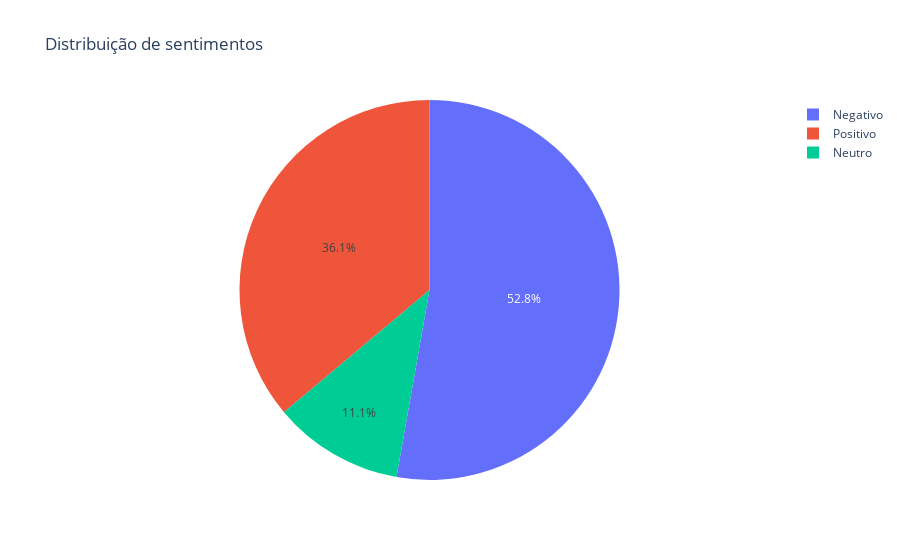

Source (notebook cell):
### Markdown cell above
## Renderizando grafico

### Code cell
px.pie(df.to_pandas(), names='Sentimento', title='Distribuição de sentimentos')

### Figure 1 — Plotly figure (JSON) as saved in the notebook; plotly's stock layout.template omitted (floating-point values rounded to 4 significant figures)
{"data": [{"domain": {"x": [0, 1], "y": [0, 1]}, "hovertemplate": "Sentimento=%{label}<extra></extra>", "labels": ["Neutro", "Positivo", "Positivo", "Negativo", "Negativo", "Negativo", "Negativo", "Positivo", "Positivo", "Positivo", "Positivo", "Negativo", "Neutro", "Negativo", "Negativo", "Neutro", "Positivo", "Negativo", "Negativo", "Negativo", "Negativo", "Positivo", "Positivo", "Negativo", "Positivo", "Neutro", "Positivo", "Negativo", "Negativo", "Negativo", "Negativo", "Positivo", "Negativo", "Positivo", "Negativo", "Negativo"], "legendgroup": "", "name": "", "showlegend": true, "type": "pie"}], "layout": {"legend": {"tracegroupgap": 0}, "title": {"text": "Distribuição de sentimentos"}}}
